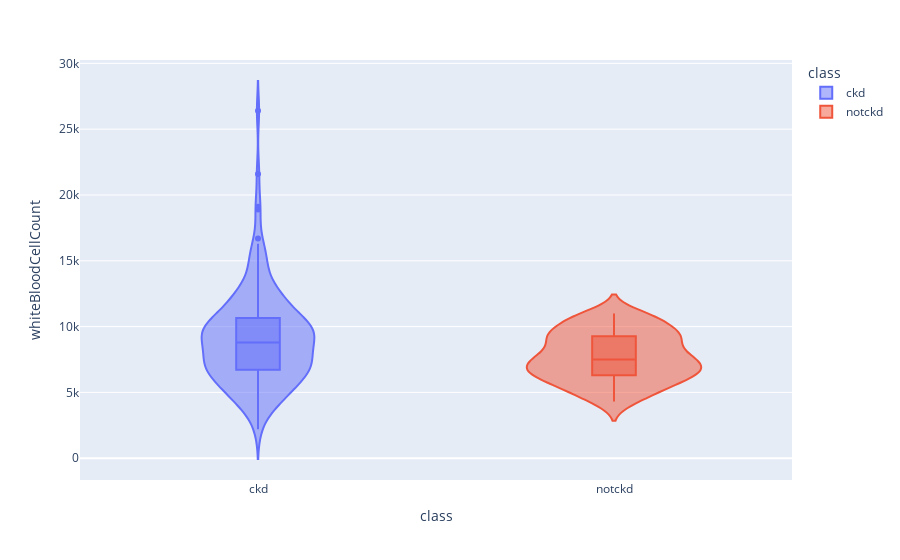

The code cell stored with this chart in its notebook:
### Code cell
violinPlot('whiteBloodCellCount')

### Figure 1 — Plotly figure (JSON) as saved in the notebook; plotly's stock layout.template omitted (floating-point values rounded to 4 significant figures; data arrays with more than 128 entries replaced by an {"elided": "..."} marker saying what was removed)
{"data": [{"alignmentgroup": "True", "box": {"visible": true}, "hovertemplate": "class=%{x}<br>whiteBloodCellCount=%{y}<extra></extra>", "legendgroup": "ckd", "marker": {"color": "#636efa"}, "name": "ckd", "offsetgroup": "ckd", "orientation": "v", "scalegroup": "True", "showlegend": true, "type": "violin", "x": {"elided": "250 str values"}, "x0": " ", "xaxis": "x", "y": {"elided": "250 int values"}, "y0": " ", "yaxis": "y"}, {"alignmentgroup": "True", "box": {"visible": true}, "hovertemplate": "class=%{x}<br>whiteBloodCellCount=%{y}<extra></extra>", "legendgroup": "notckd", "marker": {"color": "#EF553B"}, "name": "notckd", "offsetgroup": "notckd", "orientation": "v", "scalegroup": "True", "showlegend": true, "type": "violin", "x": {"elided": "150 str values"}, "x0": " ", "xaxis": "x", "y": {"elided": "150 int values"}, "y0": " ", "yaxis": "y"}], "layout": {"legend": {"title": {"text": "class"}, "tracegroupgap": 0}, "margin": {"t": 60}, "violinmode": "overlay", "xaxis": {"anchor": "y", "categoryarray": ["ckd", "notckd"], "categoryorder": "array", "domain": [0, 1], "title": {"text": "class"}}, "yaxis": {"anchor": "x", "domain": [0, 1], "title": {"text": "whiteBloodCellCount"}}}}
